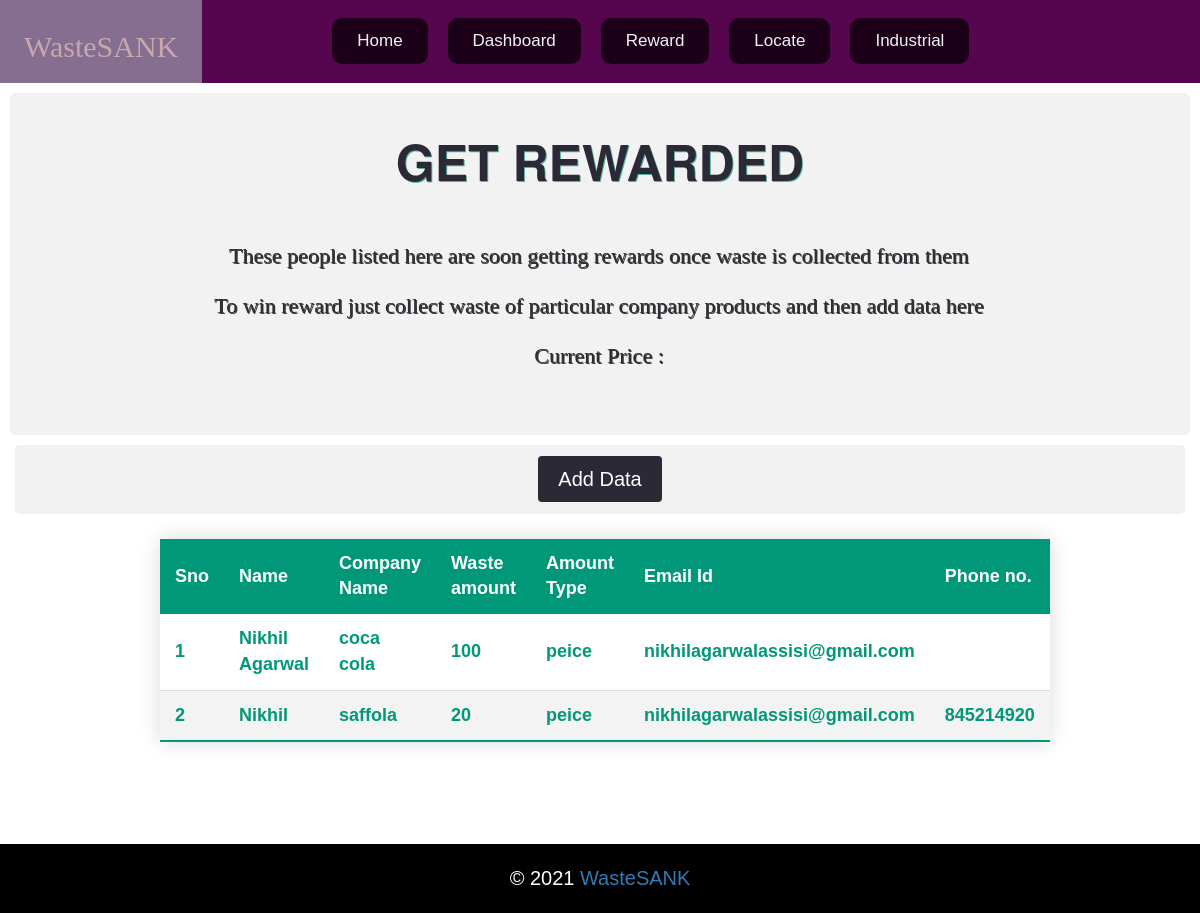
The app's page /reward, older data.
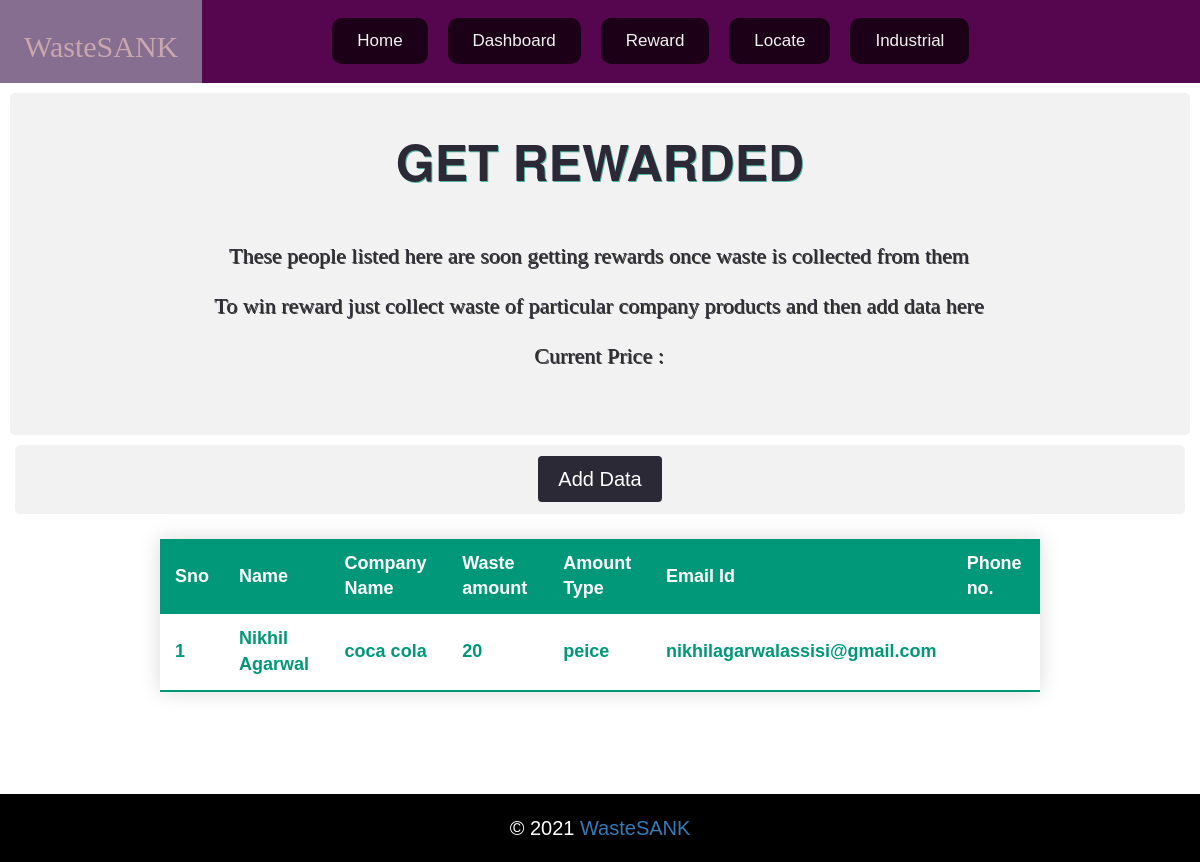
The same page, newer data.
### app.py (models this page shows)
class Rewarddb(db.Model):
    sno=db.Column(db.Integer,primary_key=True)
    name=db.Column(db.String(30),nullable=False)
    company_name=db.Column(db.String(50),nullable=False)
    wasteamt=db.Column(db.Integer,nullable=False)
    wasteamttype=db.Column(db.String(10),nullable=False)
    emailid=db.Column(db.String(50))
    phoneno=db.Column(db.Integer,nullable=False)

### app.py (the view, shortened to what this page needs)
@app.route('/reward',methods=['GET','POST'])
def reward():
   reward=Rewarddb.query.all()
   return render_template('reward.html',reward=reward)

### templates/reward.html (shortened to what this page needs)
{% extends 'base.html' %}
{% block body %}
<section>
    <div class="goalbox">
        <h1>Get Rewarded</h1>
        <br>
        <p> These people listed here are soon getting rewards once waste is collected from them</p>
        <p>To win reward just collect waste of particular company products and then add data here</p>
    <p> Current Price :</p>
        <br>
    </div>
    <div class="container text-center">
        <a href="/rewardform" style="float: none;" class="but">Add Data</a>
    </div>
    <div class="centertable">
        <table class="styled-table">
            <thead>
                <tr>
                    <th>Sno</th>
                    <th>Name</th>
                    <th>Company Name</th>
                    <th>Waste amount</th>
                    <th>Amount Type</th>
                    <th>Email Id</th>
                    <th>Phone no.</th>
                </tr>
            </thead>
            <tbody>
                {% for x in reward %}
                <tr class="active-row">
                    <td>{{x.sno}}</td>
                    <td>{{x.name}}</td>
                    <td>{{x.company_name}}</td>
                    <td>{{x.wasteamt}}</td>
                    <td>{{x.wasteamttype}}</td>
                    <td>{{x.emailid}}</td>
                    <td>{{x.phoneno}}</td>
                    </tr>
                    {% endfor %}
            </tbody>
        </table>
    </div>
    {% endblock body %}

Row changes from the older to the newer data that the page shows:
removed Rewarddb: sno "2", name "Nikhil", company_name "saffola", wasteamt "20", wasteamttype "peice", emailid "nikhilagarwalassisi@gmail.com", phoneno "845214920"
changed Rewarddb "Nikhil Agarwal": wasteamt "100" → "20"
